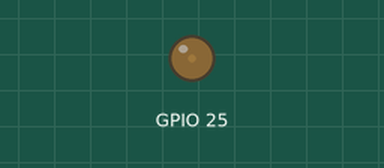
A sketch run on a simulated ESP32. Shown: output pins drawn as LEDs (lit = HIGH).

Above: at 0.05 s.
At 1.6 s:
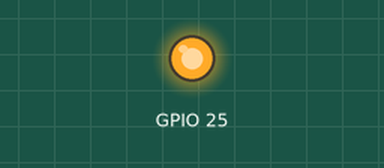
Timing chart, 0 to 4.6 s (numbered marks = the images above):
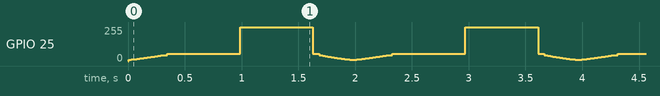

The sketch:

pwm_serial.ino
```cpp
int corrected;
int len = 5;
int minVal = 58;
float gammaVal = 2.2;

void setup() {
    pinMode(25, OUTPUT);
    Serial.begin(115200);
}

void loop() {
    if (Serial.available()) {
        String input = Serial.readStringUntil('\n');
        int newLen = input.toInt();
        if (newLen > 0 && newLen <= 1000) len = newLen;
    }

    for (int x = minVal; x <= 255; x++) {
        corrected = pow((float)x / 255.0, gammaVal) * 255;
        analogWrite(25, corrected);
        delay(len);
    }
    for (int y = 255; y >= minVal; y--) {
        corrected = pow((float)y / 255.0, gammaVal) * 255;
        analogWrite(25, corrected);
        delay(len);
    }
}
```
